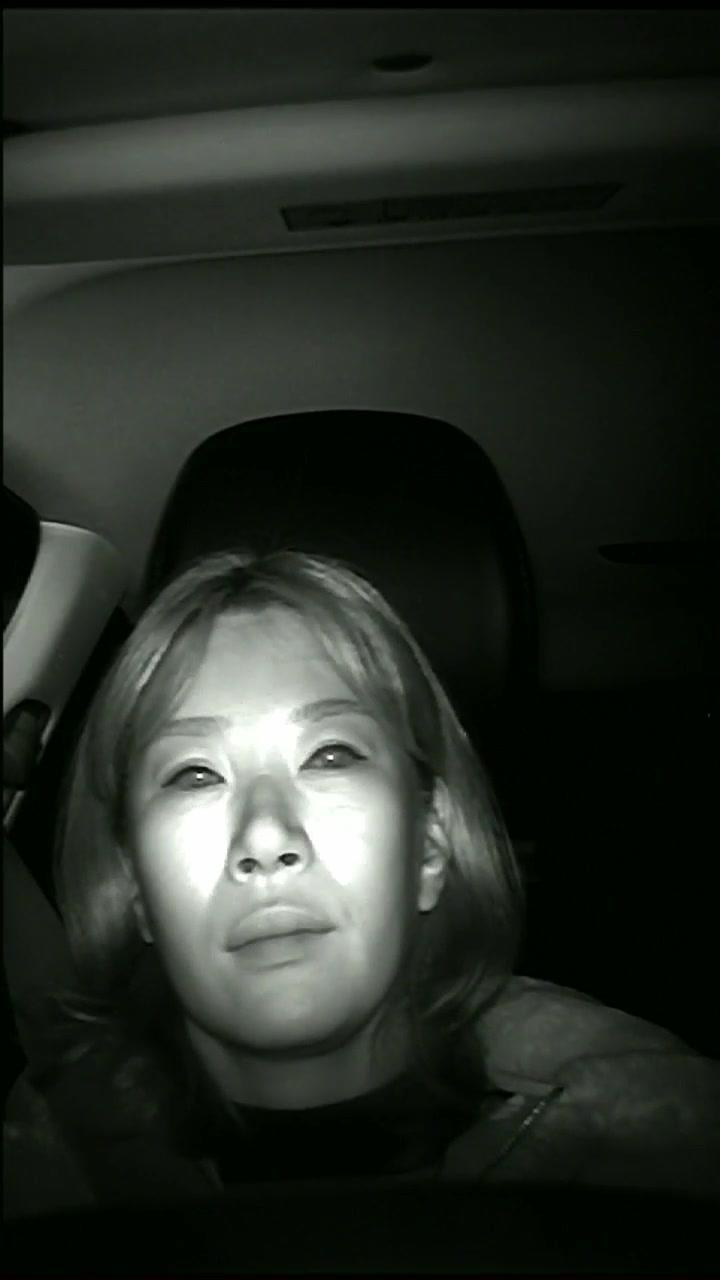
#> input picture image_00000388608754.jpg, 720 x 1280 px, found by its file name
$ python opencv.py
#> lines starting #> are read from the running program, lines starting #| are printed output that depends on the picture
#> further down, img is the input picture: shape (1280, 720, 3); mean B, G, R 37.3, 43.7, 38.5
import cv2

def Detect(img, cascade):

    img = cv2.resize(img, dsize=None, fx=0.5, fy=0.5)
#> img: shape (640, 360, 3)
    gray = cv2.cvtColor(img, cv2.COLOR_BGR2GRAY)
    results = cascade.detectMultiScale(gray, scaleFactor=1.5, minNeighbors=5, minSize=(20,20))
#> results = [[21, 298, 228, 228]]

    for box in results:
        x,y,w,h = box
        cv2.rectangle(img, (x,y), (x+w, y+h), (255,255,255), thickness=2)
#> this loop made 1 pass
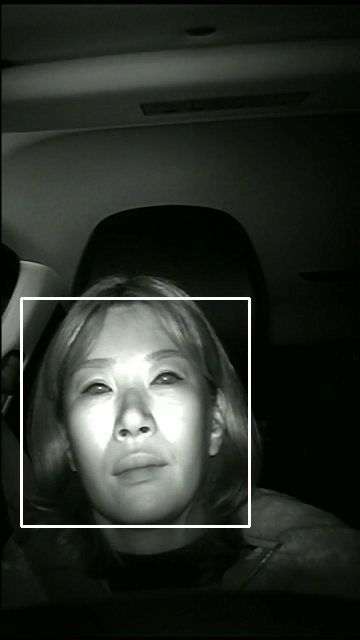
#> img: shape (640, 360, 3); mean of channels 0, 1, 2 40.1, 46.4, 41.3; drawn as B, G, R

    cv2.imshow('facenet', img)
    cv2.waitKey(10000)


cascade_filename = 'C:/Study/haarcascade_frontalface_alt.xml'
cascade = cv2.CascadeClassifier(cascade_filename)

img = cv2.imread('C:/Study/image_00000388608754.jpg')

Detect(img, cascade)

$ run again, with image_00001051771965.jpg copied over image_00000388608754.jpg
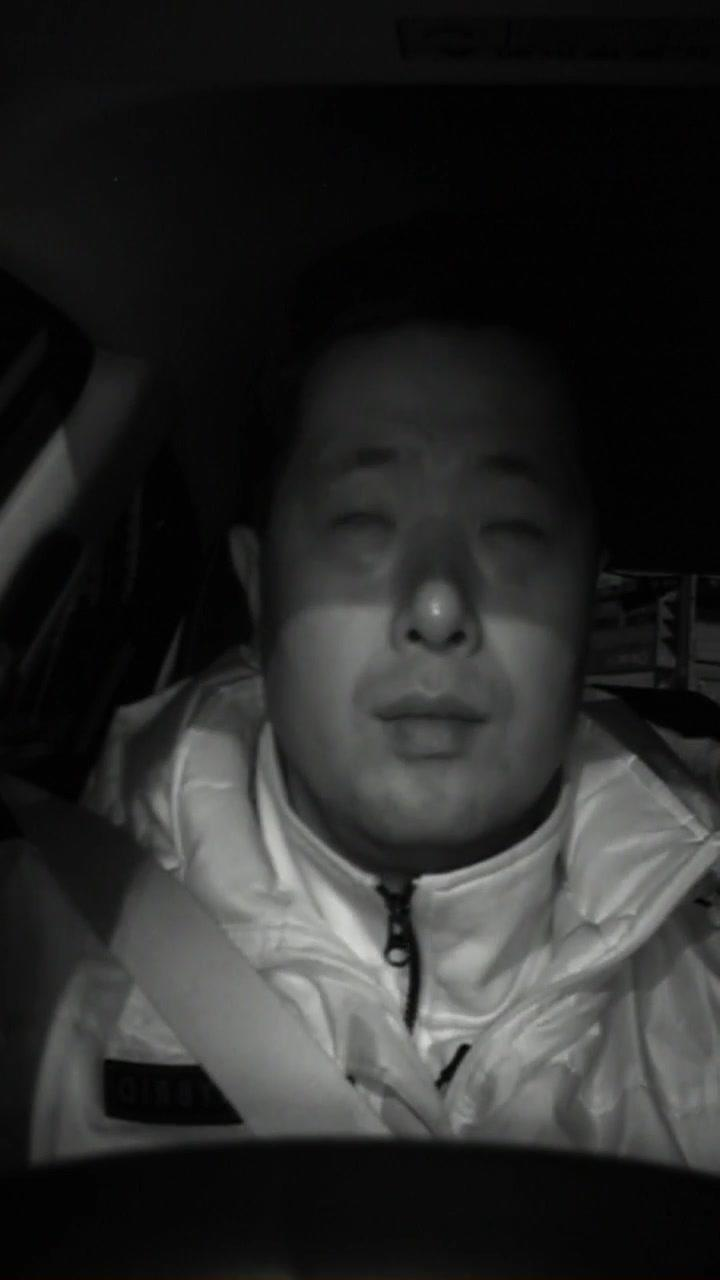
#> input picture image_00001051771965.jpg, 720 x 1280 px, found by its file name
#> img is the input picture: shape (1280, 720, 3); mean B, G, R 39.5, 40.2, 39.8
#> results = [[106, 186, 228, 228]]
#> the loop in Detect, `for box in results:` made 1 pass
#> after the loop in Detect, `for box in results:`:
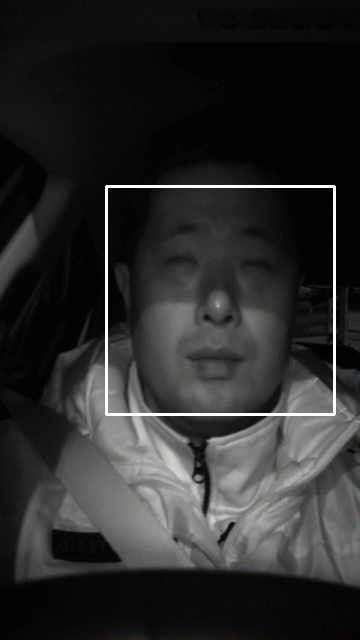
#> img: shape (640, 360, 3); mean of channels 0, 1, 2 42.1, 42.9, 42.4; drawn as B, G, R

$ run again, with image_00001902571901.jpg copied over image_00000388608754.jpg
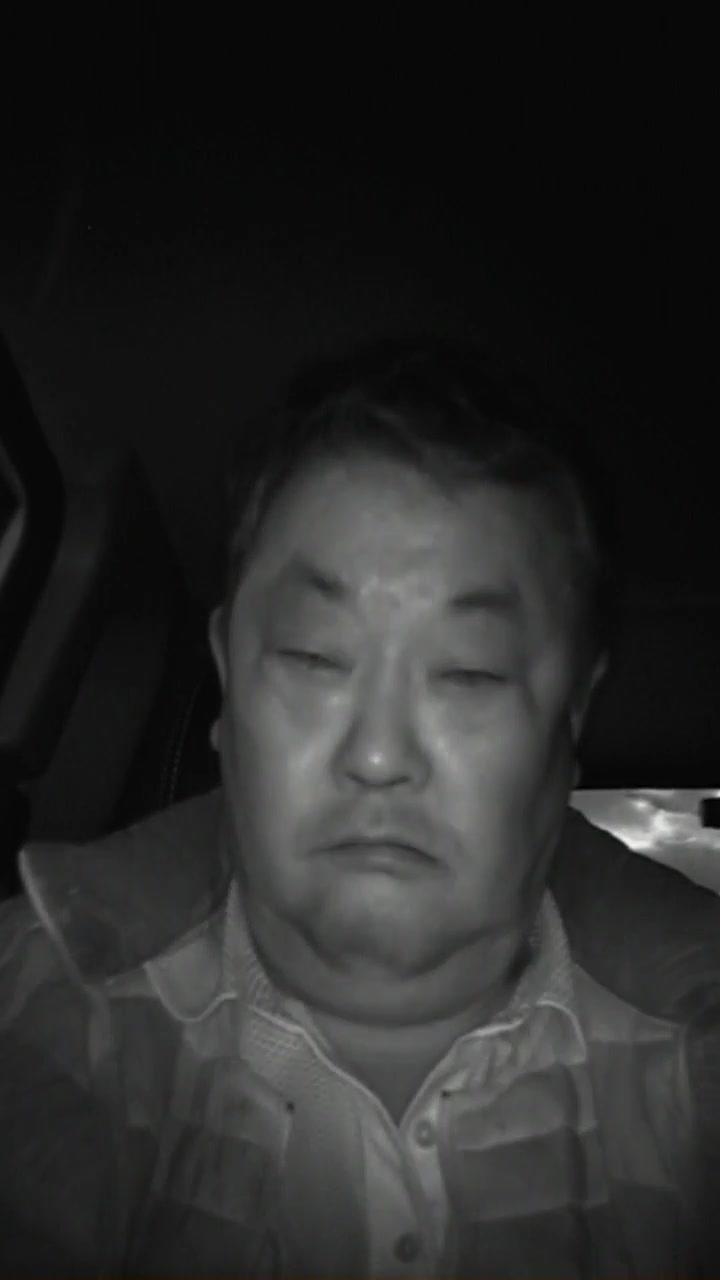
#> input picture image_00001902571901.jpg, 720 x 1280 px, found by its file name
#> img is the input picture: shape (1280, 720, 3); mean B, G, R 39.7, 40.1, 39.9
#> results = [[119, 279, 152, 152], [83, 239, 228, 228]]
#> the loop in Detect, `for box in results:` made 2 passes
#> after the loop in Detect, `for box in results:`:
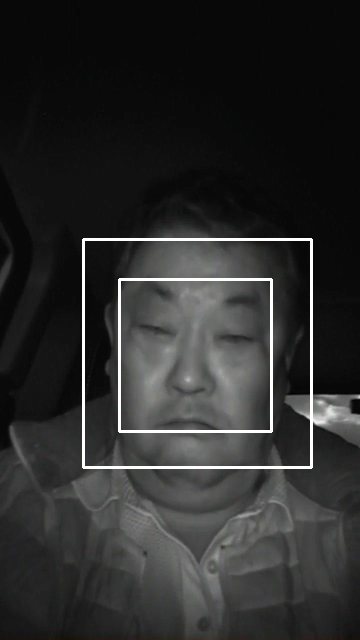
#> img: shape (640, 360, 3); mean of channels 0, 1, 2 43.9, 44.2, 44; drawn as B, G, R

$ run again, with image_00005809095692.jpg copied over image_00000388608754.jpg
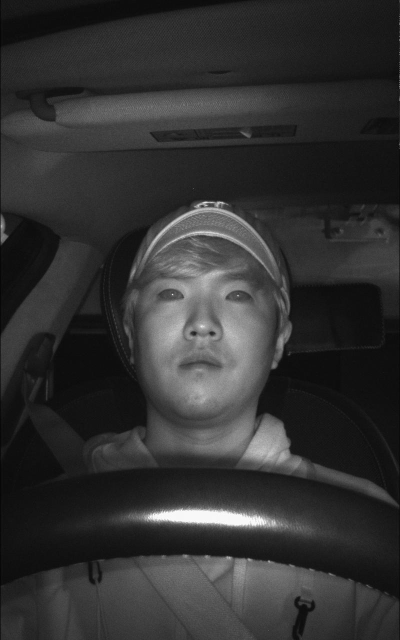
#> input picture image_00005809095692.jpg, 800 x 1280 px, found by its file name (shown at 1/2 size)
#> img is the input picture: shape (1280, 800, 3); min 0, max 255, mean 49.9
#> in Detect, `img = cv2.resize(img, dsize=None, fx=0.5, fy=0.5)`:
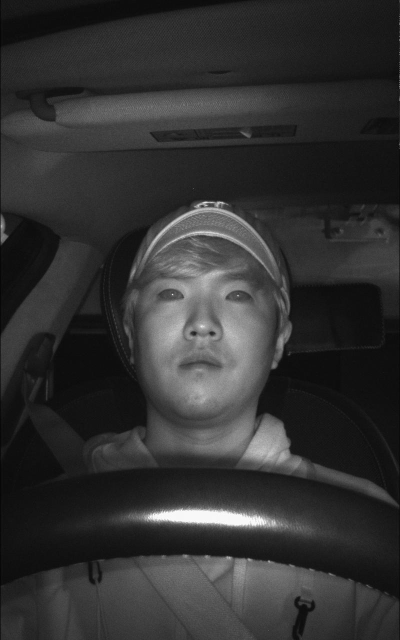
#> img: shape (640, 400, 3); min 6, max 254, mean 50.1
#> results = ()
